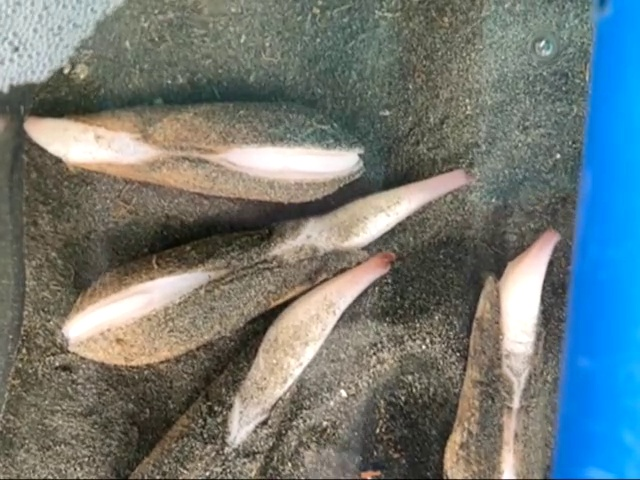
#> input picture backup/dead_clams/dead_20260613_154621.jpg, 640 x 480 px
$ python -i test_model_with_webcam.py   (imports and definitions only)
#> lines starting #> are read from the running program, lines starting #| are printed output that depends on the picture; after the words box and inside, x2 and y2 are one past the last pixel; in counts of white or black regions, pixels touching at a corner belong together
#> further down, picture is the input picture: shape (480, 640, 3); mean B, G, R 119.7, 120.7, 110.7
import cv2
import numpy as np
import joblib
import json
import time
from datetime import datetime
import os
import pandas as pd

# ============================================
# LOAD MODEL AND FEATURES
# ============================================
# [7 lines not run here, left out]

# ============================================
# FEATURE EXTRACTION
# ============================================
def extract_features_from_frame(frame):
    """Extract exactly the same features as training"""
    gray = cv2.cvtColor(frame, cv2.COLOR_BGR2GRAY)
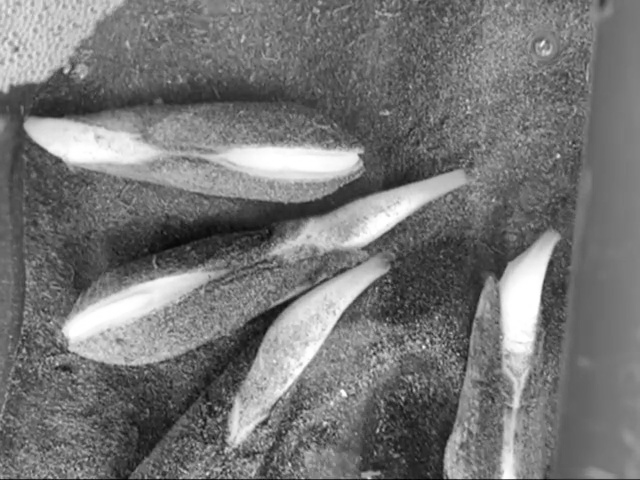
#> gray: shape (480, 640); min 1, max 255, mean 117.6
    blurred = cv2.GaussianBlur(gray, (5, 5), 0)

    # Adaptive threshold
    thresh = cv2.adaptiveThreshold(blurred, 255, cv2.ADAPTIVE_THRESH_GAUSSIAN_C,
                                   cv2.THRESH_BINARY, 11, 2)
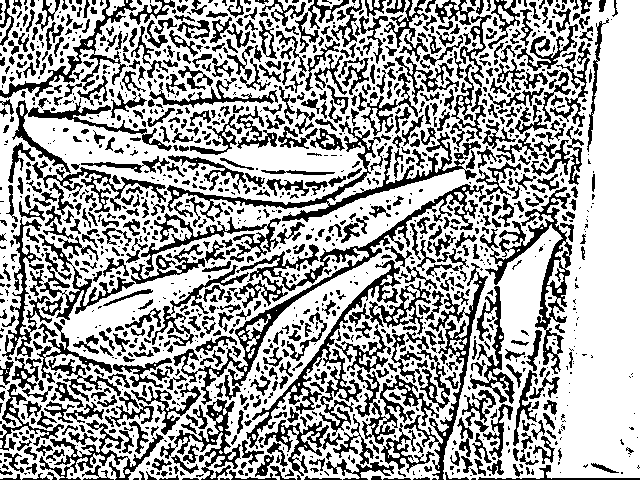
#> thresh: shape (480, 640); 64.9% white; 1454 black regions (745 under 20 px)

    contours, _ = cv2.findContours(thresh, cv2.RETR_EXTERNAL, cv2.CHAIN_APPROX_SIMPLE)
#> contours = 33 contours, 17 with area under 20; largest, box (x1, y1, x2, y2) and area: (0, 0, 640, 480) 286285, (0, 0, 107, 94) 5740, (106, 0, 125, 16) 138, (498, 5, 514, 24) 98, (317, 0, 343, 9) 94

    if not contours:
        return None, None

    # Find largest contour
    main_contour = max(contours, key=cv2.contourArea)
#> main_contour = contour of 3158 points, box (x1, y1, x2, y2) (0, 0, 640, 480), area 286285
    if cv2.contourArea(main_contour) < 5000:
        return None, None

    # Calculate basic features
    x, y, w, h = cv2.boundingRect(main_contour)
#> x = 0; y = 0; w = 640; h = 480
    aspect_ratio = float(w) / h if h != 0 else 0
#> aspect_ratio = 1.33
    area = cv2.contourArea(main_contour)
#> area = 286285
    perimeter = cv2.arcLength(main_contour, True)
#> perimeter = 6931.2
    circularity = (4 * np.pi * area) / (perimeter * perimeter) if perimeter > 0 else 0
#> circularity = 0.0749

    hull = cv2.convexHull(main_contour)
#> hull = [[639, 0], [639, 477], [477, 479], [21, 479], [0, 478], [0, 96], [132, 0]]
    hull_area = cv2.contourArea(hull)
#> hull_area = 299572.5
    solidity = float(area) / hull_area if hull_area > 0 else 0
#> solidity = 0.956

    # Color features
    mask = np.zeros(frame.shape[:2], np.uint8)
    cv2.drawContours(mask, [main_contour], -1, 255, -1)
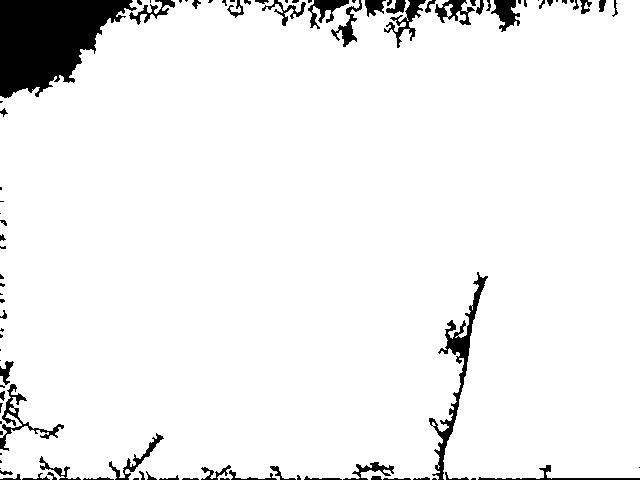
#> mask: shape (480, 640); 94.2% white; 97 black regions (43 under 20 px), largest, box (x1, y1, x2, y2) and area: (0, 0, 137, 98) 8427, (429, 272, 488, 480) 1770, (0, 384, 64, 451) 690
    mean_color = cv2.mean(frame, mask=mask)[:3]
#> mean_color = (119.3, 120, 109.8)
    mean_blue, mean_green, mean_red = mean_color
#> mean_blue = 119.3; mean_green = 120; mean_red = 109.8

    std_dev = np.std(frame[mask == 255], axis=0)
#> std_dev = [62.64, 46.82, 62.8]
    std_blue, std_green, std_red = std_dev
#> std_blue = 62.64; std_green = 46.82; std_red = 62.8

    # Return features in the order expected by the model
    features = [aspect_ratio, circularity, solidity,
                mean_blue, mean_green, mean_red,
                std_blue, std_green, std_red]
#> features = [1.33, 0.0749, 0.956, 119.3, 120, 109.8, 62.64, 46.82, 62.8]

    return features, (x, y, w, h)

# ============================================
# PREDICT WITH FEATURE NAMES
# ============================================
# [201 lines left out: functions predict_with_features, capture_and_auto_label, test_model_with_webcam, not called in this run]

# ============================================
# MAIN
# ============================================
# [18 lines not run here, left out]

>>> import cv2
>>> picture = cv2.imread('dead_clams/dead_20260613_154621.jpg')
>>> result = extract_features_from_frame(picture)
#> result = ([1.33, 0.0749, 0.956, 119.3, 120, 109.8, 62.64, 46.82, 62.8], (0, 0, 640, 480))

$ run again, on backup/dead_clams/dead_clam_20260612_122839_76%.jpg
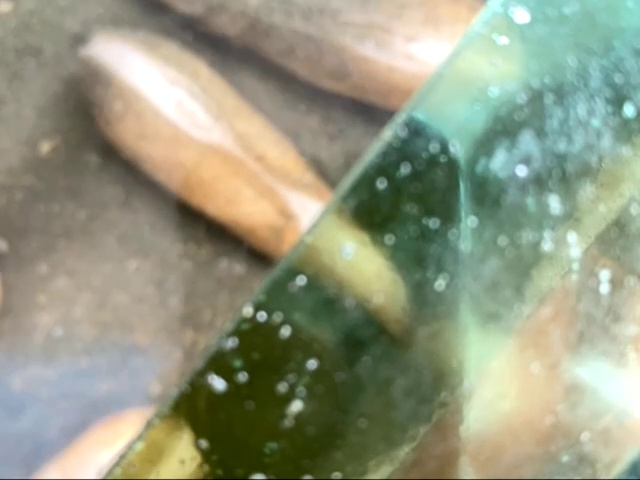
#> input picture backup/dead_clams/dead_clam_20260612_122839_76%.jpg, 640 x 480 px
#> picture is the input picture: shape (480, 640, 3); mean B, G, R 129.5, 153.1, 148.4
#> in extract_features_from_frame, `thresh = cv2.adaptiveThreshold(blurred, 255, cv2.ADAPTIVE_THRESH_GAUSS..`:
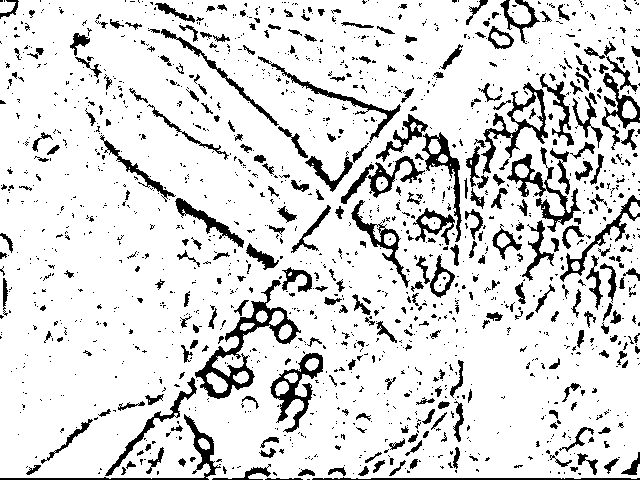
#> thresh: shape (480, 640); 86% white; 1542 black regions (1222 under 20 px)
#> contours = 9 contours, 2 with area under 20; largest, box (x1, y1, x2, y2) and area: (0, 0, 640, 480) 299820, (507, 0, 531, 25) 353, (622, 100, 637, 119) 178, (0, 0, 16, 13) 126, (629, 202, 640, 217) 99, (198, 438, 210, 450) 84, (571, 261, 580, 271) 56
#> main_contour = contour of 1034 points, box (x1, y1, x2, y2) (0, 0, 640, 480), area 299820
#> x = 0; w = 640; h = 480
#> aspect_ratio = 1.33
#> area = 299819.5
#> perimeter = 3670.8
#> circularity = 0.28
#> hull = contour of 9 points, box (x1, y1, x2, y2) (0, 0, 640, 480), area 305542
#> hull_area = 305542.5
#> solidity = 0.981
#> in extract_features_from_frame, `cv2.drawContours(mask, [main_contour], -1, 255, -1)`:
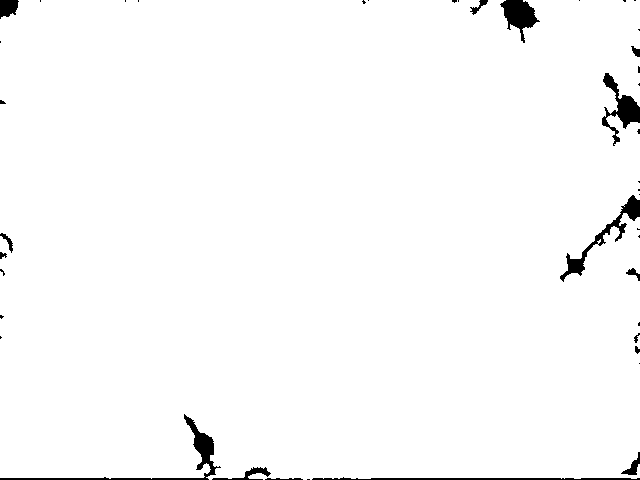
#> mask: shape (480, 640); 98.1% white; 43 black regions (27 under 20 px), largest, box (x1, y1, x2, y2) and area: (0, 414, 221, 480) 1110, (560, 195, 640, 282) 989, (602, 73, 640, 146) 917
#> mean_color = (129.6, 153.2, 148.8)
#> mean_blue = 129.6; mean_green = 153.2; mean_red = 148.8
#> std_dev = [55.54, 51.1, 56.66]
#> std_blue = 55.54; std_green = 51.1; std_red = 56.66
#> features = [1.33, 0.28, 0.981, 129.6, 153.2, 148.8, 55.54, 51.1, 56.66]
#> result = ([1.33, 0.28, 0.981, 129.6, 153.2, 148.8, 55.54, 51.1, 56.66], (0, 0, 640, 480))
